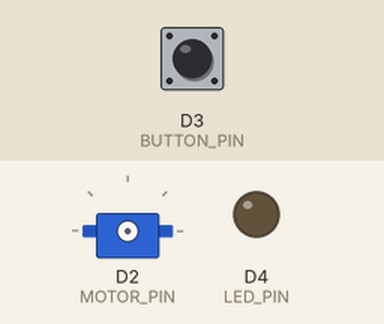
Simulated run of this sketch. Board: ESP8266 (NodeMCU). Shown: servo, output pins drawn as LEDs (lit = HIGH). Inputs (shaded band) come from the test bench; at power-on: D3 (BUTTON_PIN) LOW.

Above: at 1.2 s.
1.3 s: D3 (BUTTON_PIN) pulled HIGH for 0.15 s
At 3.9 s:
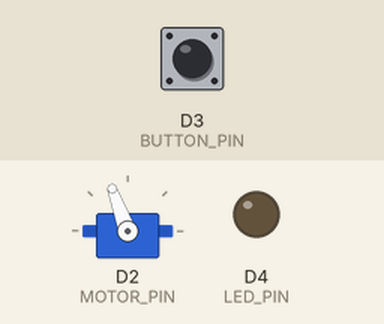
4.2 s: D3 (BUTTON_PIN) pulled HIGH for 1 s
At 5.2 s:
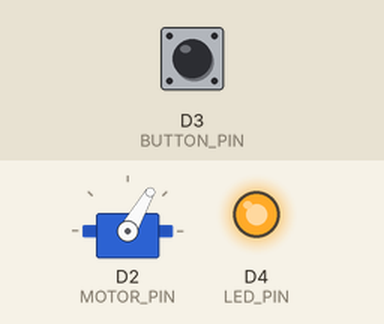
6.7 s: D3 (BUTTON_PIN) pulled HIGH for 0.15 s
At 8.9 s:
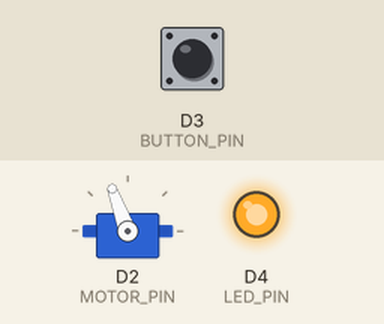
9.8 s: D3 (BUTTON_PIN) pulled HIGH for 3.2 s
At 10.7 s:
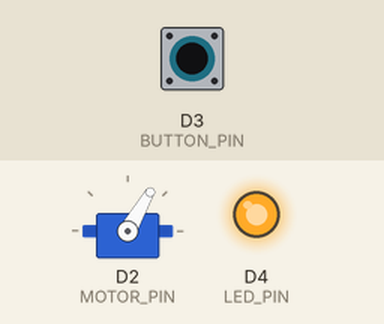
Timing chart, 0 to 12.8 s (numbered marks = the images above; inputs shaded):
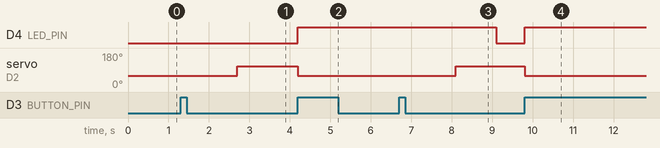

Measured:
- after the input at 1.3 s, servo on D2 (MOTOR_PIN): 60° → 110° after 1.4 s
- after the input at 4.2 s, D4 (LED_PIN): LOW → HIGH at once; servo on D2 (MOTOR_PIN): 110° → 60° at once
- after the input at 6.7 s, D4 (LED_PIN): HIGH → LOW after 2.4 s; servo on D2 (MOTOR_PIN): 60° → 110° after 1.4 s
- after the input at 9.8 s, D4 (LED_PIN): LOW → HIGH at once; servo on D2 (MOTOR_PIN): 110° → 60° at once

The sketch:

app.ino
```cpp
#include <Servo.h>

const int MOTOR_PIN = D2;
const int BUTTON_PIN = D3;
const int LED_PIN = D4;

const int BUTTON_PRESSED = 0;

Servo servo;
bool isEnabled = false;
unsigned long lastPressTime = 0;
long motorTimeCounter = 0;

void setup() {
  Serial.begin(115200);
  initPin();
}

void initPin() {
  pinMode(BUTTON_PIN, INPUT);
  pinMode(LED_PIN, OUTPUT);
}

void loop() {
  handleButton();
  if(isEnabled) {
    moveMotor();
    digitalWrite(LED_PIN, HIGH);
  }
  else {
    digitalWrite(LED_PIN, LOW);
  }
}

void handleButton() {
  bool isButtonPressed = digitalRead(BUTTON_PIN) == BUTTON_PRESSED;

  if (isButtonPressed && lastPressTime == 0) {
    lastPressTime = millis();
  }
  else if (!isButtonPressed && lastPressTime !=0){
    unsigned long timeDiff = millis() - lastPressTime;
    if (timeDiff < 1000) {
      onButtonClick();
    }
    else {
      onButtonLongClick();
    }
    lastPressTime = 0;
  }
}

void onButtonClick() {
  isEnabled = !isEnabled;
  motorTimeCounter = 0;
  disableServo();
}

void onButtonLongClick() {
  resetMotor();
}

void moveMotor() {
  if (motorTimeCounter < 500) {
    enableServo();
  }
  // 100000 = 1초
  else if (motorTimeCounter < 100000 * 50) {
    disableServo();
  }
  else {
    disableServo();
    motorTimeCounter = 0;
  }
  motorTimeCounter++;
}

void enableServo() {
  if (!servo.attached()) {
    servo.attach(MOTOR_PIN);
  }
  servo.write(60);
}

void enableServoBackward() {
  if (!servo.attached()) {
    servo.attach(MOTOR_PIN);
  }
  servo.write(110);
}

void disableServo() {
  servo.detach();
}

void resetMotor() {
  isEnabled = false;
  enableServo();
  delay(1400);
  enableServoBackward();
  delay(1000);
  disableServo();
}
```
